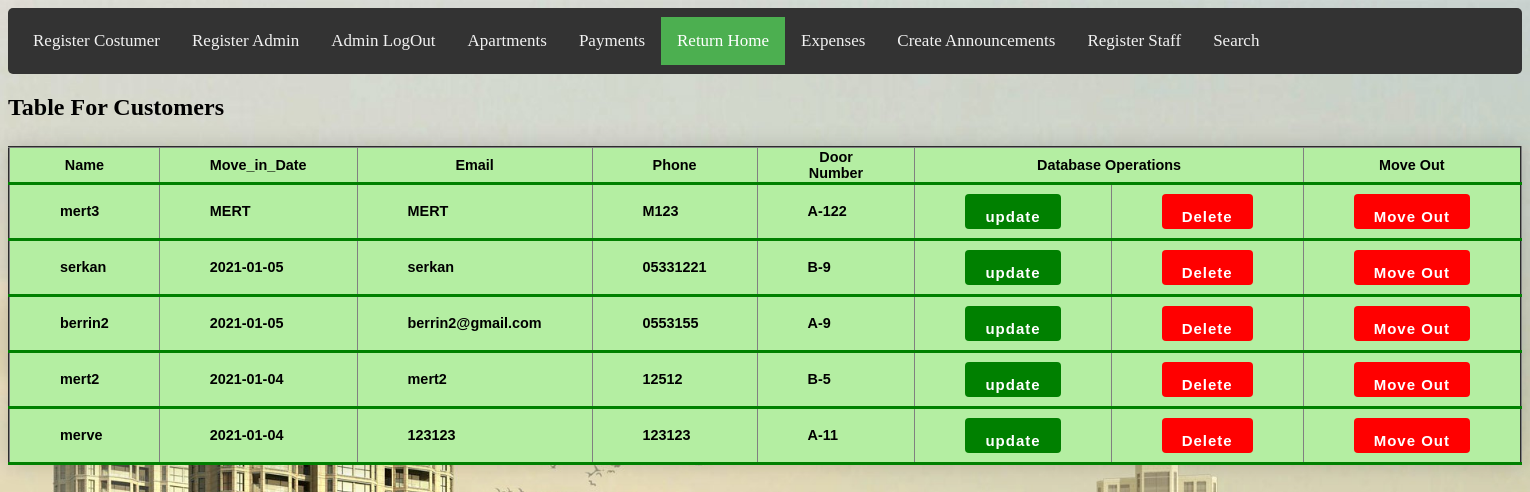
/Admin/Landlord.php (signed in), run on the app's committed database.
### tables this page shows
CREATE TABLE `customer` (
  `customer_id` int(11) NOT NULL,
  `name` varchar(25) NOT NULL,
  `surname` varchar(25) NOT NULL,
  `door_number` varchar(25) NOT NULL,
  `Block` varchar(25) NOT NULL,
  `date` varchar(25) NOT NULL,
  `email` varchar(25) NOT NULL,
  `phone_number` varchar(20) NOT NULL,
  `people` varchar(25) NOT NULL,
  `deposit` varchar(25) NOT NULL,
  `user_name` varchar(25) NOT NULL,
  `CustomerPassword` varchar(100) NOT NULL
);

### Admin/Landlord.php (the view, shortened to what this page needs)
<?php
include '../db_conn.php';
 ?>
<!DOCTYPE html>
<html>
<head>
<link rel="stylesheet" href="main.css">
<link rel="stylesheet" href="Admin2.css">
<div class="topnav">
 <a href="registerCustomer.php"  >Register Costumer</a>
 <a href="registerAdmin.php" >Register Admin</a>
  <a href="logout.php">Admin LogOut </a>
  <a href="Apartments.php">Apartments</a>
  <a href="Tenants.php">Payments</a>
  <a href="admin.php"class="active">Return Home</a>
  <a href="expenses.php">Expenses</a>
  <a href="registerAnnouncement.php">Create Announcements </a>
  <a href="registerStaff.php">Register Staff</a>
  <a href="search.php">Search</a>
</div>
</head>
<body>
<h2>Table For Customers </h2>
<table class="styled-table" border="2" cellspacing="7">
  <tr "active-row">
    <th>Name</th>
    <th>Move_in_Date</th>
    <th>Email</th>
    <th>Phone</th>
    <th>Door Number</th>
      <th colspan="2" align="center">Database Operations</th>
       <th>Move Out</th>
  </tr>
    <?php
$query = "SELECT * FROM customer ORDER BY date DESC; ";
$data = mysqli_query($conn,$query);
$total=mysqli_num_rows($data);
   if($total!=0)
   {
while($result = mysqli_fetch_assoc($data)){
echo "  <tbody><tr class='active-row'>
<td>".$result['name']."</td>
<td>".$result['date']."</td>
<td>".$result['email']."</td>
<td>".$result['phone_number']."</td>
<td>".$result['door_number']."</td>
<td><a href='edit.php?ci=$result[customer_id] & na=$result[name] &su=$result[surname] & em=$result[email] &dn=$result[door_number]& pn=$result[phone_number]' ><input type='submit' value='update' id='updatebutton' ></a></td>
<td><a href='delete.php?ci=$result[customer_id]'onclick='return checkdelete()' ><input type='submit' value='Delete' id='dltbutton' ></a> </td>
<td><a href='moveout.php?ci=$result[customer_id]'onclick='return checkdelete()' ><input type='submit' value='Move Out' id='dltbutton' ></a> </td>
</tr>";
}
}
else{
  echo "no records";
}
?>
</table>
</body>
</html>

### Admin/main.css (style rules this page uses)
.topnav { background-color: #333; overflow: hidden; }
.topnav a { float: left; color: #f2f2f2; text-align: center; padding: 14px 16px; text-decoration: none; font-size: 17px; }
.topnav a.active { background-color: #4CAF50; color: white; }
table, th, td { background-color:#B4EEA2; }
input[type="submit"] { background: white ; border-color: transparent; width: 400px; color: black; font-size: 28px; font-weight: bold; letter-spacing: 1px; height: 35px; margin-top: 480px; margin-left: 560px; border-radius: 25px; }
.styled-table { border-collapse: collapse; margin: 25px 0; font-size: 0.9em; font-family: sans-serif; min-width: 400px; box-shadow: 0 0 20px rgba(0, 0, 0, 0.15); }
.styled-table th, .styled-table td { padding:1px 50px; }
.styled-table tbody tr { border-bottom: 1px solid #dddddd; }
.styled-table tbody tr:last-of-type { border-bottom: 3px solid green; }
.styled-table tbody tr.active-row { font-weight: bold; color: black; }

### Admin/admin2.css (style rules this page uses)
body { background-image: url("homepage.jpg"); background-color: #cccccc; background-repeat: no-repeat; background-size: cover; }
input[type=submit] { width:100%; background-color: #4CAF50; color: white; padding: 14px 20px; margin: 8px 0; border: none; border-radius: 4px; cursor: pointer; }
div { border-radius: 5px; padding: 9px; }
* { box-sizing: border-box; }

### Admin/Landlord.php (style rules this page uses)
#updatebutton { background-color:green; color:white; width:%100; height:%100; font-size:15px; }
#dltbutton { background-color:red; color:white; width:%100; height:%100; font-size:15px; }
body { background-image: url("homepage.jpg"); background-color: #cccccc; background-repeat: no-repeat; background-size: cover; }

### data on the page
customer: name "mert3", date "MERT", email "MERT", phone_number "M123", door_number "A-122"
customer: name "serkan", date "2021-01-05", email "serkan", phone_number "05331221", door_number "B-9"
customer: name "berrin2", date "2021-01-05", email "berrin2@gmail.com", phone_number "0553155", door_number "A-9"
customer: name "mert2", date "2021-01-04", email "mert2", phone_number "12512", door_number "B-5"
customer: name "merve", date "2021-01-04", email "123123", phone_number "123123", door_number "A-11"
